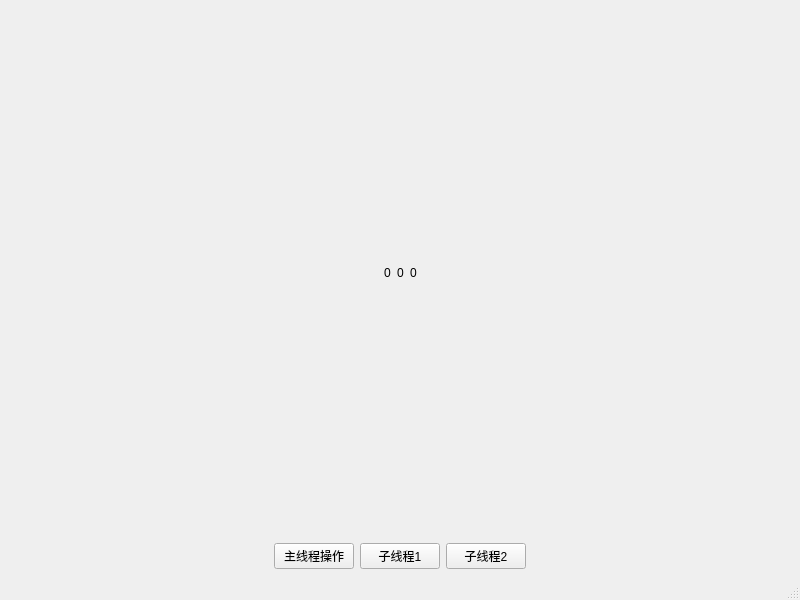
<?xml version="1.0" encoding="UTF-8"?>
<ui version="4.0">
 <class>MainWindow</class>
 <widget class="QMainWindow" name="MainWindow">
  <property name="geometry">
   <rect>
    <x>0</x>
    <y>0</y>
    <width>800</width>
    <height>600</height>
   </rect>
  </property>
  <property name="windowTitle">
   <string>MainWindow</string>
  </property>
  <widget class="QWidget" name="centralwidget">
   <layout class="QVBoxLayout" name="verticalLayout" stretch="9,0">
    <item>
     <layout class="QHBoxLayout" name="horizontalLayout_2">
      <item>
       <spacer name="horizontalSpacer_3">
        <property name="orientation">
         <enum>Qt::Horizontal</enum>
        </property>
        <property name="sizeHint" stdset="0">
         <size>
          <width>40</width>
          <height>20</height>
         </size>
        </property>
       </spacer>
      </item>
      <item>
       <widget class="QLabel" name="label">
        <property name="styleSheet">
         <string notr="true">font: 16pt &quot;微软雅黑&quot;;</string>
        </property>
        <property name="text">
         <string>0</string>
        </property>
        <property name="alignment">
         <set>Qt::AlignCenter</set>
        </property>
       </widget>
      </item>
      <item>
       <widget class="QLabel" name="label_2">
        <property name="styleSheet">
         <string notr="true">font: 16pt &quot;微软雅黑&quot;;</string>
        </property>
        <property name="text">
         <string>0</string>
        </property>
       </widget>
      </item>
      <item>
       <widget class="QLabel" name="label_3">
        <property name="styleSheet">
         <string notr="true">font: 16pt &quot;微软雅黑&quot;;</string>
        </property>
        <property name="text">
         <string>0</string>
        </property>
       </widget>
      </item>
      <item>
       <spacer name="horizontalSpacer_4">
        <property name="orientation">
         <enum>Qt::Horizontal</enum>
        </property>
        <property name="sizeHint" stdset="0">
         <size>
          <width>40</width>
          <height>20</height>
         </size>
        </property>
       </spacer>
      </item>
     </layout>
    </item>
    <item>
     <layout class="QHBoxLayout" name="horizontalLayout">
      <item>
       <spacer name="horizontalSpacer">
        <property name="orientation">
         <enum>Qt::Horizontal</enum>
        </property>
        <property name="sizeHint" stdset="0">
         <size>
          <width>40</width>
          <height>20</height>
         </size>
        </property>
       </spacer>
      </item>
      <item>
       <widget class="QPushButton" name="btnStartOnMainThread">
        <property name="text">
         <string>主线程操作</string>
        </property>
       </widget>
      </item>
      <item>
       <widget class="QPushButton" name="btnStartOnThread1">
        <property name="text">
         <string>子线程1</string>
        </property>
       </widget>
      </item>
      <item>
       <widget class="QPushButton" name="btnStartOnThread2">
        <property name="text">
         <string>子线程2</string>
        </property>
       </widget>
      </item>
      <item>
       <spacer name="horizontalSpacer_2">
        <property name="orientation">
         <enum>Qt::Horizontal</enum>
        </property>
        <property name="sizeHint" stdset="0">
         <size>
          <width>40</width>
          <height>20</height>
         </size>
        </property>
       </spacer>
      </item>
     </layout>
    </item>
   </layout>
  </widget>
  <widget class="QMenuBar" name="menubar">
   <property name="geometry">
    <rect>
     <x>0</x>
     <y>0</y>
     <width>800</width>
     <height>21</height>
    </rect>
   </property>
  </widget>
  <widget class="QStatusBar" name="statusbar"/>
 </widget>
 <resources/>
 <connections/>
</ui>
